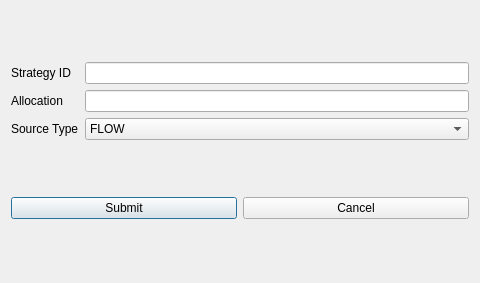
<?xml version="1.0" encoding="UTF-8"?>
<ui version="4.0">
 <class>NewStrategyPopup</class>
 <widget class="QDialog" name="NewStrategyPopup">
  <property name="geometry">
   <rect>
    <x>0</x>
    <y>0</y>
    <width>480</width>
    <height>283</height>
   </rect>
  </property>
  <property name="windowTitle">
   <string>New Portfolio</string>
  </property>
  <layout class="QVBoxLayout" name="verticalLayout">
   <item>
    <layout class="QGridLayout" name="gridLayout">
     <item row="1" column="0">
      <widget class="QLabel" name="label_2">
       <property name="text">
        <string>Allocation</string>
       </property>
      </widget>
     </item>
     <item row="1" column="2">
      <widget class="QLineEdit" name="allocation"/>
     </item>
     <item row="0" column="0">
      <widget class="QLabel" name="label">
       <property name="text">
        <string>Strategy ID</string>
       </property>
      </widget>
     </item>
     <item row="0" column="2">
      <widget class="QLineEdit" name="strategy_id"/>
     </item>
     <item row="2" column="0">
      <widget class="QLabel" name="label_3">
       <property name="text">
        <string>Source Type</string>
       </property>
      </widget>
     </item>
     <item row="2" column="2">
		 <widget class="QComboBox" name="source_type">
			 <property name="editable">
				 <bool>false</bool>
			 </property>
			 <item>
				 <property name="text">
					 <string>FLOW</string>
				 </property>
			 </item>
			 <item>
				 <property name="text">
					 <string>CPP</string>
				 </property>
			 </item>
			 <item>
				 <property name="text">
					 <string>LUAJIT</string>
				 </property>
			 </item>
		 </widget>
     </item>
    </layout>
   </item>
   <item>
    <layout class="QHBoxLayout" name="buttonLayout">
     <property name="spacing">
      <number>6</number>
     </property>
     <item>
      <widget class="QPushButton" name="submit_button">
       <property name="text">
        <string>Submit</string>
       </property>
      </widget>
     </item>
     <item>
      <widget class="QPushButton" name="cancel_button">
       <property name="text">
        <string>Cancel</string>
       </property>
      </widget>
     </item>
    </layout>
   </item>
  </layout>
 </widget>
 <layoutdefault spacing="6" margin="11"/>
 <resources/>
 <connections/>
</ui>
